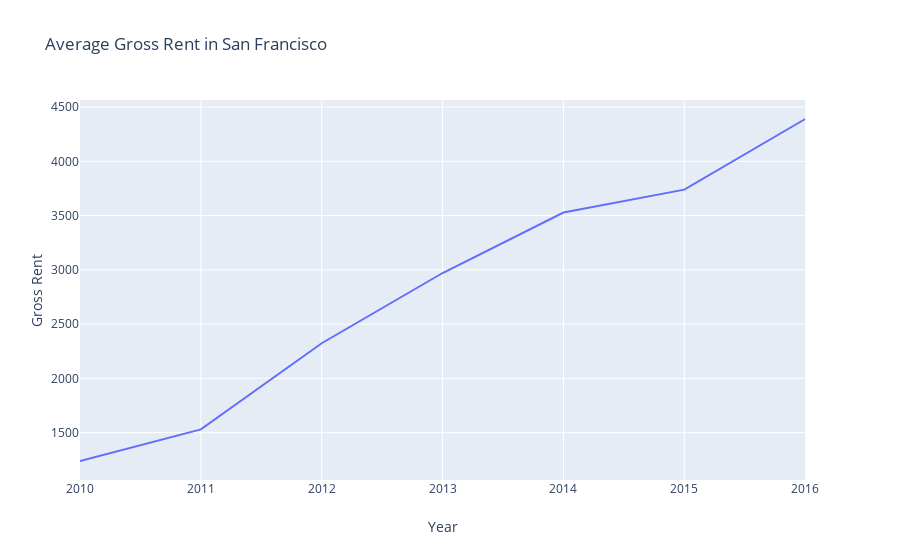

The cell this chart's notebook holds for it:
### Code cell
average_gross_rent()

### Figure 1 — Plotly figure (JSON) as saved in the notebook; plotly's stock layout.template omitted (floating-point values rounded to 4 significant figures)
{"data": [{"hoverlabel": {"namelength": 0}, "hovertemplate": "Year=%{x}<br>Gross Rent=%{y}", "legendgroup": "", "line": {"color": "#636efa", "dash": "solid"}, "mode": "lines", "name": "", "showlegend": false, "type": "scatter", "x": [2010, 2011, 2012, 2013, 2014, 2015, 2016], "xaxis": "x", "y": [1239, 1530, 2324, 2971, 3528, 3739, 4390], "yaxis": "y"}], "layout": {"autosize": true, "legend": {"tracegroupgap": 0}, "title": {"text": "Average Gross Rent in San Francisco"}, "xaxis": {"anchor": "y", "autorange": true, "domain": [0, 0.98], "range": [2010, 2016], "title": {"text": "Year"}, "type": "linear"}, "yaxis": {"anchor": "x", "autorange": true, "domain": [0, 1], "range": [1064.0, 4565.0], "title": {"text": "Gross Rent"}, "type": "linear"}}}
